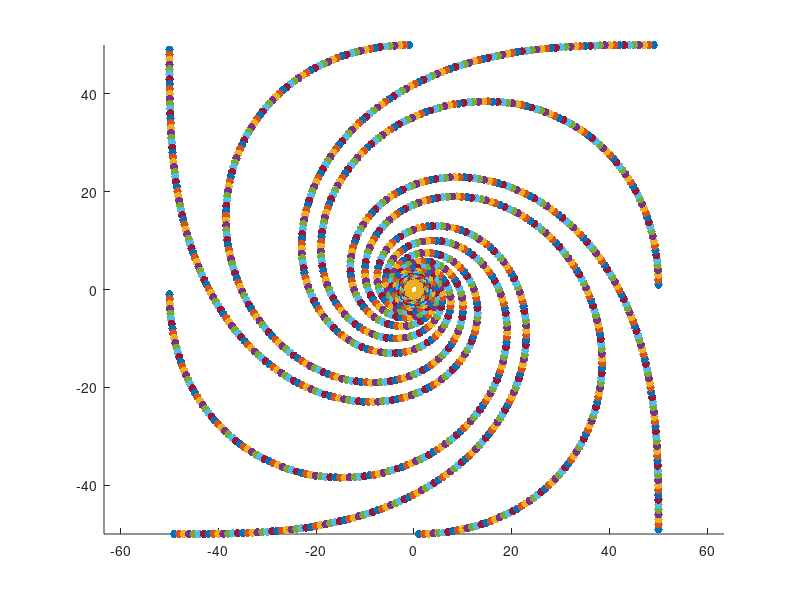

MATLAB code to generate this figure:
v = 1;
T = 500;
clf
axis equal
P(1,:) = [50,-50];
P(2,:) = [0,-50];
P(3,:) = [-50,-50];
P(4,:) = [-50,0];
P(5,:) = [-50,50];
P(6,:) = [0,50];
P(7,:) = [50,50];
P(8,:) = [50,0];
for t = 1:T
    direction = zeros(8,2);
for k = 1:8
    direction(k,:) = P(mod(k-2,8)+1,:) - P(k,:);
    direction(k,:) = direction(k,:)/norm(direction(k,:));
end
P = P+direction.*v;
hold on
scatter(P(:,1),P(:,2),'blue','filled')
drawnow
end